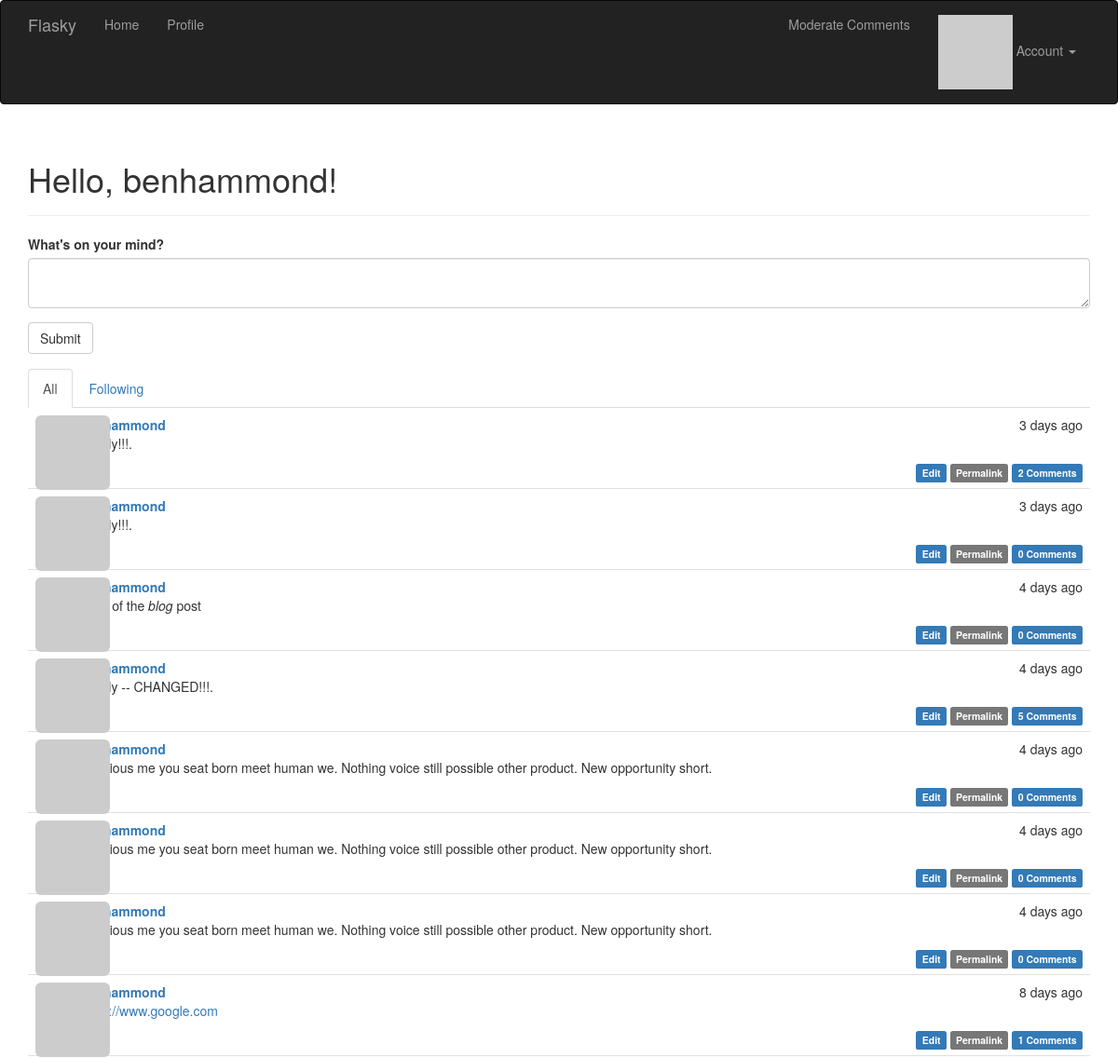
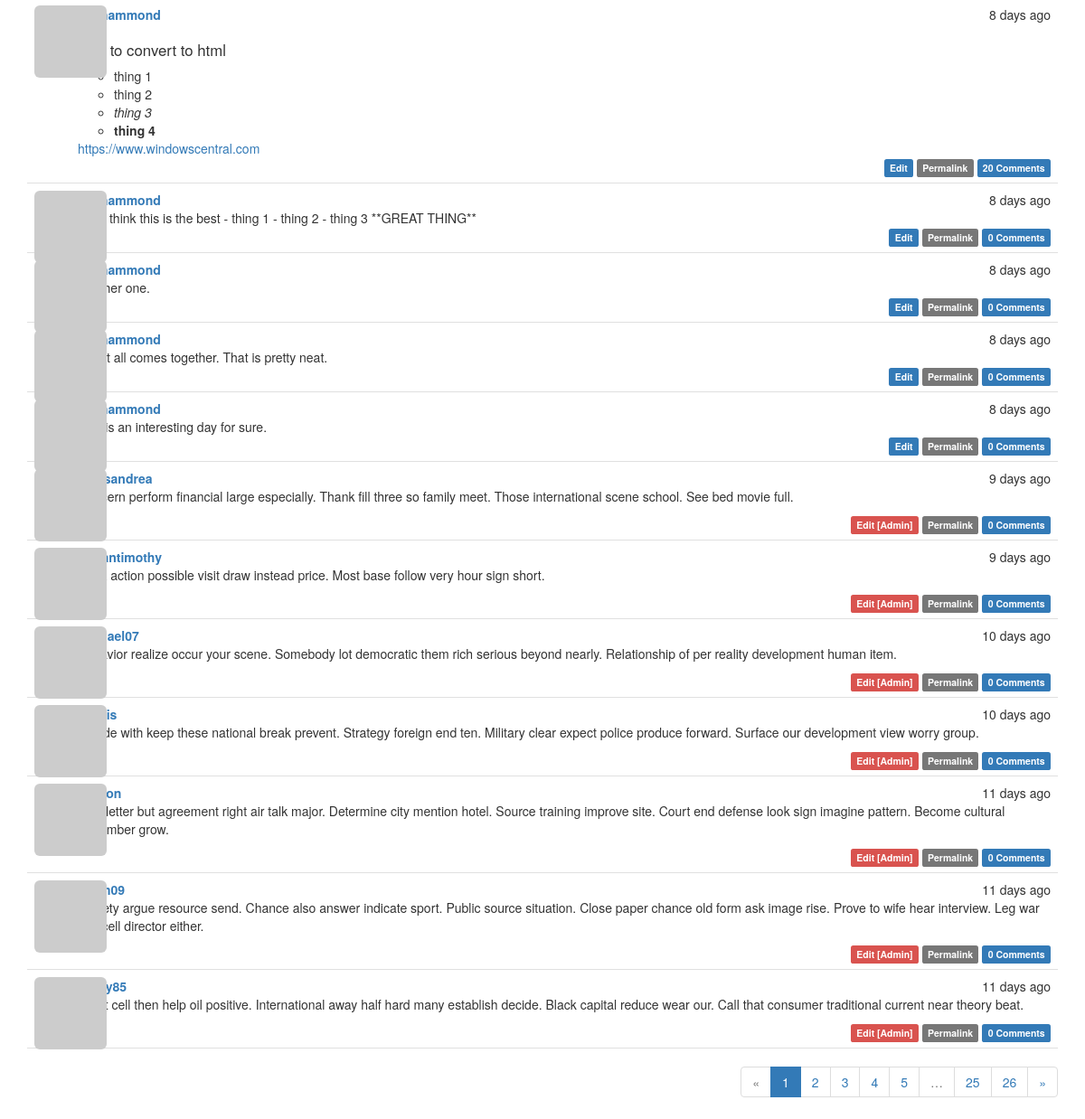
The page / (signed in) on the database its author committed (2 pictures, top to bottom).
### app/models.py (models this page shows, shortened)
class User(UserMixin, db.Model):
    __tablename__ = 'users'
    id = db.Column(db.Integer, primary_key=True)
    email = db.Column(db.String(64), unique=True, index=True)
    username = db.Column(db.String(64), unique=True, index=True)
    role_id = db.Column(db.Integer, db.ForeignKey('roles.id'))
    password_hash = db.Column(db.String(128))
    confirmed = db.Column(db.Boolean, default=False)
    name = db.Column(db.String(64))
    location = db.Column(db.String(64))
    about_me = db.Column(db.Text())
    member_since = db.Column(db.DateTime(), default=datetime.utcnow)
    last_seen = db.Column(db.DateTime(), default=datetime.utcnow)
    avatar_hash = db.Column(db.String(32))
    posts = db.relationship('Post', backref='author', lazy='dynamic')
    followed = db.relationship('Follow',
                               foreign_keys=[Follow.follower_id],
                               backref=db.backref('follower', lazy='joined'),
                               lazy='dynamic',
                               cascade='all, delete-orphan')
    followers = db.relationship('Follow',
                                foreign_keys=[Follow.followed_id],
                                backref=db.backref('followed', lazy='joined'),
                                lazy='dynamic',
                                cascade='all, delete-orphan')
    comments = db.relationship('Comment', backref='author', lazy='dynamic')
    @property
    def password(self):
        raise AttributeError('password is not a readable attribute')
    def gravatar_hash(self):
        return hashlib.md5(self.email.lower().encode('utf-8')).hexdigest()
    def gravatar(self, size=100, default='identicon', rating='g'):
        if request.is_secure:
            url = 'https://secure.gravatar.com/avatar'
        else:
            url = 'http://secure.gravatar.com/avatar'
        hash= self.avatar_hash or self.gravatar_hash()
        return '{url}/{hash}?s={size}&d={default}&r={rating}'.format(
                url=url, hash=hash, size=size, default=default, rating=rating)
    def can(self, perm):
        return self.role is not None and self.role.has_permission(perm)
    def is_administrator(self):
        return self.can(Permission.ADMIN)
    def ping(self):
        self.last_seen = datetime.utcnow()
        db.session.add(self)
        db.session.commit()

class Post(db.Model):
    __tablename__ = 'posts'
    id = db.Column(db.Integer, primary_key=True)
    body = db.Column(db.Text)
    timestamp = db.Column(db.DateTime, index=True, default=datetime.utcnow)
    author_id = db.Column(db.Integer, db.ForeignKey('users.id'))
    body_html = db.Column(db.Text)
    comments = db.relationship('Comment', backref='post', lazy='dynamic')

### app/main/views.py (the view)
@main.route('/', methods=['GET', 'POST'])
def index():
    form = PostForm()
    if current_user.can(Permission.WRITE) and form.validate_on_submit():
        post = Post(body=form.body.data,
                    author=current_user._get_current_object())
        db.session.add(post)
        db.session.commit()
        return redirect(url_for('.index'))
    page = request.args.get('page', 1, type=int)
    show_followed = False
    if current_user.is_authenticated:
        show_followed = bool(request.cookies.get('show_followed', ''))
    if show_followed:
        query = current_user.followed_posts
    else:
        query = Post.query
    pagination = query.order_by(Post.timestamp.desc()).paginate(
            page, per_page=current_app.config['FLASKY_POSTS_PER_PAGE'],
            error_out=False)
    posts = pagination.items
    return render_template('index.html', form=form, posts=posts,
                           show_followed=show_followed, pagination=pagination)

### app/main/forms.py
class PostForm(FlaskForm):
    body = PageDownField("What's on your mind?", validators=[Required()])
    submit = SubmitField('Submit')

### app/auth/views.py (called while the page is built)
@auth.before_app_request
def before_request():
    if current_user.is_authenticated:
        current_user.ping()
        if not current_user.confirmed \
                and request.endpoint \
                and request.blueprint != 'auth' \
                and request.endpoint != 'static':
            return redirect(url_for('auth.unconfirmed'))

### app/main/__init__.py (called while the page is built)
@main.app_context_processor
def inject_permissions():
    return dict(Permission=Permission)

### app/models.py (called while the page is built)
@login_manager.user_loader
def load_user(user_id):
    return User.query.get(int(user_id))

    def has_permission(self, perm):
        return self.permissions & perm == perm

### app/templates/index.html (shortened to what this page needs)
{% extends "base.html" %}
{% import "bootstrap/wtf.html" as wtf %}
{% import "_macros.html" as macros %}
{% block page_content %}
<div class="page-header">
    <h1>Hello, {% if current_user.is_authenticated %}{{ current_user.username }}{% else %}Stranger{% endif %}!</h1>
</div>
<div>
    {% if current_user.can(Permission.WRITE) %}
        {{ wtf.quick_form(form) }}
    {% endif %}
</div>
<div class="post-tabs">
    <ul class="nav nav-tabs">
        <li {% if not show_followed %} class="active"{% endif %}><a href="{{ url_for('.show_all') }}">All</a></li>
        {% if current_user.is_authenticated %}
        <li {% if show_followed %} class="active"{% endif %}><a href="{{ url_for('.show_followed') }}">Following</a></li>
        {% endif %}
    </ul>
    {% include '_posts.html' %}
</div>
{% if pagination %}
<div class="pagination">
    {{ macros.pagination_widget(pagination, '.index') }}
</div>
{% endif %}
{% endblock %}

### app/templates/_posts.html
<ul class="posts">
    {% for post in posts %}
        <li class="post">
            <div class="profile-thumbnail">
                <a href="{{ url_for('.user', username=post.author.username) }}">
                    <img class="img-rounded profile-thumbnail" src="{{ post.author.gravatar(size=40) }}">
                </a>
            </div>
            <div class="post-content">
                <div class="post-date">{{ moment(post.timestamp).fromNow() }}</div>
                <div class="post-author"><a href="{{ url_for('.user', username=post.author.username) }}">{{ post.author.username }}</a></div>
                <div class="post-body">
                    {% if post.body_html %}
                        {{ post.body_html | safe }}
                    {% else %}
                        {{ post.body }}
                    {% endif %}
                </div>
                <div class="post-footer">
                    {% if current_user == post.author %}
                        <a href="{{ url_for('.edit', id=post.id) }}">
                            <span class="label label-primary">Edit</span>
                        </a>
                    {% elif current_user.is_administrator() %}
                        <a href="{{ url_for('.edit', id=post.id) }}">
                            <span class="label label-danger">Edit [Admin]</span>
                        </a>
                    {% endif %}
                    <a href="{{ url_for('.post', id=post.id) }}">
                        <span class="label label-default">Permalink</span>
                    </a>
                    <a href="{{ url_for('.post', id=post.id) }}#comments">
                        <span class="label label-primary">{{ post.comments.count() }} Comments</span>
                    </a>
                </div>
            </div>
        </li>
    {% endfor %}
</ul>

### app/static/styles.css (style rules this page uses)
.profile-thumbnail { position: absolute; }
div.post-tabs { margin-top: 16px; }
ul.posts { list-style-type: none; padding: 0px; margin: 16px 0px 0px 0px; border-top: 1px solid #e0e0e0; }
div.post-tabs ul.posts { margin: 0px; border-top: none; }
ul.posts li.post { padding: 8px; border-bottom: 1px solid #e0e0e0; }
div.post-date { float: right; }
div.post-author { font-weight: bold; }
div.post-content { margin-left: 48px; min-height: 48px; }
div.post-footer { text-align: right; }
div.pagination { width: 100%; text-align: right; padding: 0px; margin: 0px; }
.post-body h3 { font-size: 120%; }

### rows shown on the page
User: username "benhammond"
Post: timestamp "3 days ago", author.username "benhammond", comments.count "2"
Post: timestamp "3 days ago", author.username "benhammond", comments.count "0"
Post: timestamp "4 days ago", author.username "benhammond", body_html "body of the blog post", comments.count "0"
Post: timestamp "4 days ago", author.username "benhammond", body_html "Finally -- CHANGED!!!.", comments.count "5"
Post: timestamp "4 days ago", author.username "benhammond", body_html "Religious me you seat born meet human we. Nothing voice still possible other product. New opportunity short.", comments.count "0"
Post: timestamp "4 days ago", author.username "benhammond", body_html "Religious me you seat born meet human we. Nothing voice still possible other product. New opportunity short.", comments.count "0"
Post: timestamp "4 days ago", author.username "benhammond", body_html "Religious me you seat born meet human we. Nothing voice still possible other product. New opportunity short.", comments.count "0"
Post: timestamp "8 days ago", author.username "benhammond", body_html "https://www.google.com", comments.count "1"
Post: timestamp "8 days ago", author.username "benhammond", body_html "Test to convert to html thing 1 thing 2 thing 3 thing 4 https://www.windowscentral.com", comments.count "20"
Post: timestamp "8 days ago", author.username "benhammond", body "### I think this is the best - thing 1 - thing 2 - thing 3 **GREAT THING**", comments.count "0"
Post: timestamp "8 days ago", author.username "benhammond", body "Another one.", comments.count "0"
Post: timestamp "8 days ago", author.username "benhammond", body "And it all comes together. That is pretty neat.", comments.count "0"
Post: timestamp "8 days ago", author.username "benhammond", body "This is an interesting day for sure.", comments.count "0"
Post: timestamp "9 days ago", author.username "jonesandrea", body_html "Concern perform financial large especially. Thank fill three so family meet. Those international scene school. See bed movie full.", comments.count "0"
Post: timestamp "9 days ago", author.username "romantimothy", body_html "Work action possible visit draw instead price. Most base follow very hour sign short.", comments.count "0"
Post: timestamp "10 days ago", author.username "michael07", body_html "Behavior realize occur your scene. Somebody lot democratic them rich serious beyond nearly. Relationship of per reality development human item.", comments.count "0"
Post: timestamp "10 days ago", body_html "Decide with keep these national break prevent. Strategy foreign end ten. Military clear expect police produce forward. Surface our development view worry group.", comments.count "0"
Post: timestamp "11 days ago", body_html "Risk letter but agreement right air talk major. Determine city mention hotel. Source training improve site. Court end defense look sign imagine pattern. Become cultural remember grow.", comments.count "0"
Post: timestamp "11 days ago", body_html "Society argue resource send. Chance also answer indicate sport. Public source situation. Close paper chance old form ask image rise. Prove to wife hear interview. Leg war fine cell director either.", comments.count "0"
Post: timestamp "11 days ago", body_html "Effort cell then help oil positive. International away half hard many establish decide. Black capital reduce wear our. Call that consumer traditional current near theory beat.", comments.count "0"

### other values the page prints
{{ p }} "1"
{{ p }} "2" "3" "4" "5" "25" "26"
